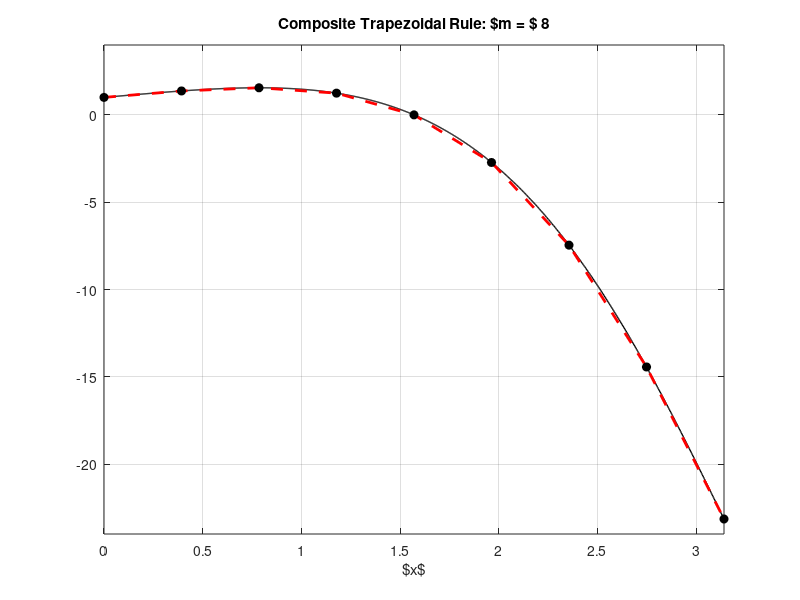
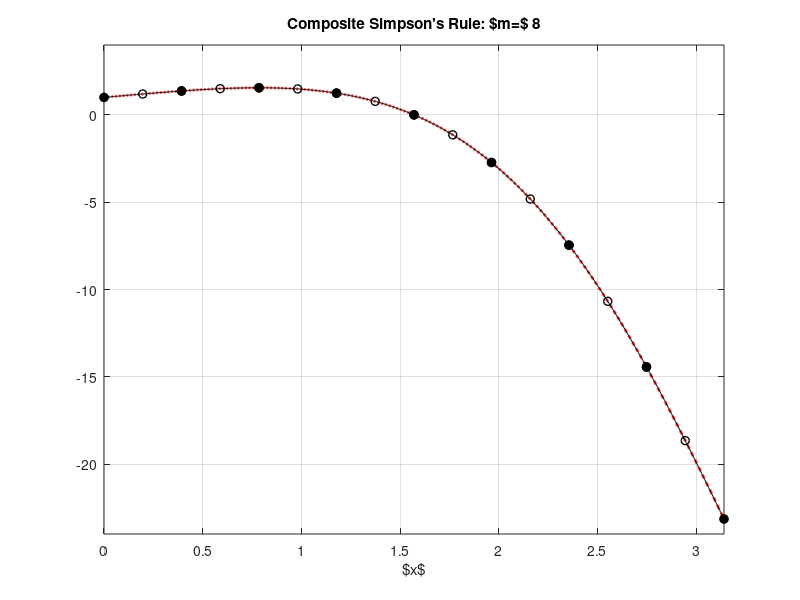

These figures' MATLAB source, in order:
function [] = quad() 

close all
clear all
clf

m = 8;
zz = linspace(0,pi,1001);
yy = f(zz);
exact = -12.070346316389633;

hf = figure(1);
clf;
z = linspace(0,pi,m+1);
format long
trap = (0.5*f(z(1))+0.5*f(z(m+1))+sum(f(z(2:m))))*pi/m
trapcorr = trap-(1/12)*(f1(pi)-f1(0))*(pi/m)^2
format longe
etrap = exact-trap
etrapcorr = exact-trapcorr

y = f(z);


h = plot(zz,yy,'k',z,y,'--r',z,y,'ko')
grid on;
set(h(1),'linewidth',1);
set(h(2),'linewidth',2);
set(h(3),'MarkerFaceColor', 'k');

axis([0,pi,-24,4])
xlabel('$x$');
title(['Composite Trapezoidal Rule: $m = $ ', num2str(m)]);
printstr = strcat('OUT/Trapezoidal',num2str(m));
% exportgraphics(gca, printstr)
print(hf,printstr,'-dpdflatex')

z = linspace(0,pi,2*m+1);

format long
simp = (f(z(1))+f(z(2*m+1))+2.0*sum(f(z(3:2:2*m-1)))+4.0*sum(f(z(2:2:2*m))))*pi/(6*m)
simpcorr = simp-(1/180)*(f3(pi)-f3(0))*(pi/(2*m))^4
format longe
esimp = exact-simp
esimpcorr = exact-simpcorr

hff= figure(2)
clf
for k = 1:m
    zdata = z(1+(k-1)*2:3+(k-1)*2);
    ydata = f(zdata);
    p = polyfit(zdata,ydata,2);
    zzz = linspace(z(1+(k-1)*2),z(3+(k-1)*2),500);
    y_fit = polyval(p,zzz);
    h = plot(zzz,y_fit,'--r',zdata,ydata,'ko')
    set(h(1),'linewidth',2);
    set(h(2),'linewidth',1);
    hold on
end
plot(zz,yy,'k')
hold on
z = linspace(0,pi,m+1);
y = f(z);
plot(z,y,'ko','Markerface','k')
grid on;

axis([0,pi,-24,4])
xlabel('$x$');
title(['Composite Simpson''s Rule: $m=$ ', num2str(m)]);
printstr = strcat('OUT/Simpson',num2str(m));
% exportgraphics(gca, printstr)
print(hff,printstr,'-dpdflatex')

hold off
end


function [z] = f(x)
z = exp(x).*cos(x);
end

function [z] = f1(x)
z = exp(x).*(cos(x)-sin(x));
end

function [z] = f3(x)
z = -2.0*exp(x).*(cos(x)+sin(x));
end
